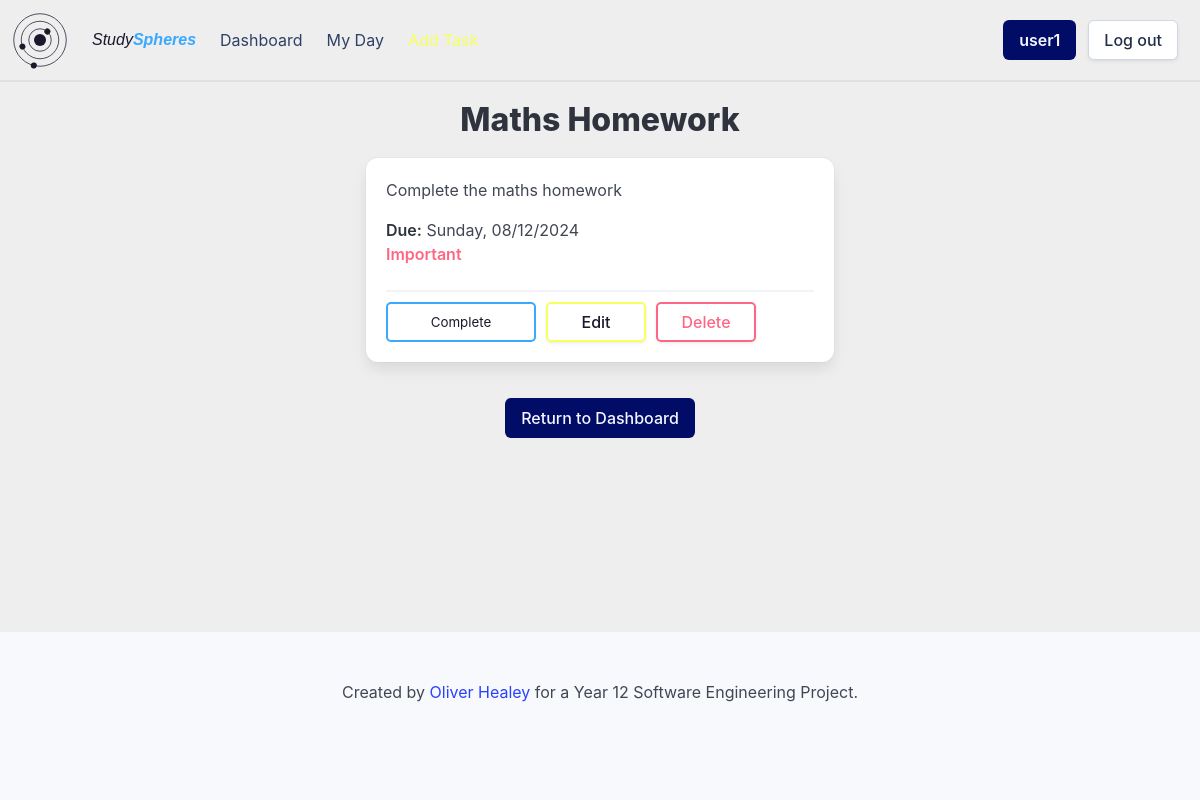
Page /task/368ad3c3-f6c2-490c-a8ea-ee720f4a20f0 (signed in) on the committed database.
### setup_db.py (models this page shows)
class Task(Base):
    __tablename__ = 'tasks'
    task_id = Column(String, primary_key=True)
    name = Column(String, nullable=False)
    details = Column(String)
    important = Column(Boolean, nullable=False)
    due_date = Column(DateTime, nullable=False)
    completed = Column(Boolean, nullable=False)
    repeat = Column(String, nullable=False)
    user_id = Column(String, ForeignKey('userdetails.id'), nullable=False)
    group_id = Column(String, ForeignKey('groups.group_id'), nullable=False)
    user = relationship('User', back_populates='tasks')
    groups = relationship('Group', back_populates='tasks')

### app.py (the view)
@app.route('/task/<task_id>')
def viewTask(task_id):
    if flaskSession.get('userId') is None:
        return redirect(url_for('login'))
    userId = flaskSession.get('userId')
    task = sessionDb.query(Task).filter(Task.task_id == task_id).first()
    group = sessionDb.query(Group).filter(Group.group_id == task.group_id, Group.user_id == userId).first()
    return render_template('task.html', task=task, group=group)

### templates/task.html (shortened to what this page needs)
{% extends 'base_loggedin.html' %}
{% block heading %}{{ task.name }}{% endblock %}
{% block content %}
    <div class="container">
        <div class="columns is-centered">
            <div class="column is-half">
                <div class="box task-detailed">
                    {% if task.details %}
                        <p>{{ task.details }}</p>
                    {% else %}
                    <p>No details available for this task.</p>
                    {% endif %}
                    {% if not task.completed %}
                        <strong>Due:</strong> {{ task.due_date.strftime('%A, %d/%m/%Y') }}<br>
                        {% if task.important %}
                            <strong class="has-text-danger circle-header">Important</strong><br>
                        {% endif %}
                        <hr class="button-spacer">
                        <form action="/complete" method="POST">
                            <input type="submit" value="Complete" class="task-complete-button">
                            <a href="/edittask/{{ task.task_id }}" class="button task-edit-button">Edit</a>
                            <a href="/deletetask/{{ task.task_id }}" class="button task-delete-button" onclick="if (!confirm('Are you sure you want to delete this task?')) {event.preventDefault();}">Delete</a>
                        </form>
                    {% endif %}
                </div>
            </div>
        </div>
        <div class="column is-full has-text-centered">
            <a href="/dashboard" class="button is-link">Return to Dashboard</a>
        </div>
    </div>
{% endblock %}

### static/styles/styles.css (style rules this page uses)
:root { --bulma-primary-h: 206deg; --bulma-primary-l: 61%; --bulma-link-l: 20%; --bulma-info-h: 63deg; --bulma-info-l: 68%; --bulma-scheme-s: 36%; --bulma-body-background-color: light-dark(#eeeeee, #0f141f); color-scheme: light dark; --accent-color: light-dark(#1c182c, #e0e0e0); --accent-color-invert: light-dark(#e0e0e0, #160f34); --warning-color: light-dark(#ffdddd, #330000); }
body { margin: none; padding: none; }
.circle-header { color: #1c182c; }
.task-complete-button { position: absolute; top: 20px; right: 20px; width: 150px; height: 40px; background-color: transparent; border: var(--bulma-primary) solid 2px; color: var(--accent-color); border-radius: 5px; padding: 5px; cursor: pointer; }
.task-detailed { position: relative; }
.task-detailed .task-complete-button { bottom: 20px; left: 20px; top: auto; right: auto; z-index: 1; }
.task-detailed .task-edit-button { position: absolute; bottom: 20px; left: 180px; width: 100px; height: 40px; background-color: transparent; border: var(--bulma-info) solid 2px; color: var(--accent-color); border-radius: 5px; padding: 5px; cursor: pointer; }
.task-detailed .task-delete-button { position: absolute; bottom: 20px; left: 290px; width: 100px; height: 40px; background-color: transparent; border: var(--bulma-danger) solid 2px; color: var(--bulma-danger); border-radius: 5px; padding: 5px; cursor: pointer; }
.button-spacer { margin-bottom: 50px; }
.task-detailed::before { content: ''; position: absolute; opacity: 0; height: 100%; width: 100%; bottom: 0px; left: 0px; align-content: center; padding: 10px; transition: 0.5s; color: #0f141f; background-color: var(--bulma-primary); }

### rows in the picture
Task: name "Maths Homework", details "Complete the maths homework", due_date "Sunday, 08/12/2024"

### other values in the picture
{{ session['username'] }} "user1"
